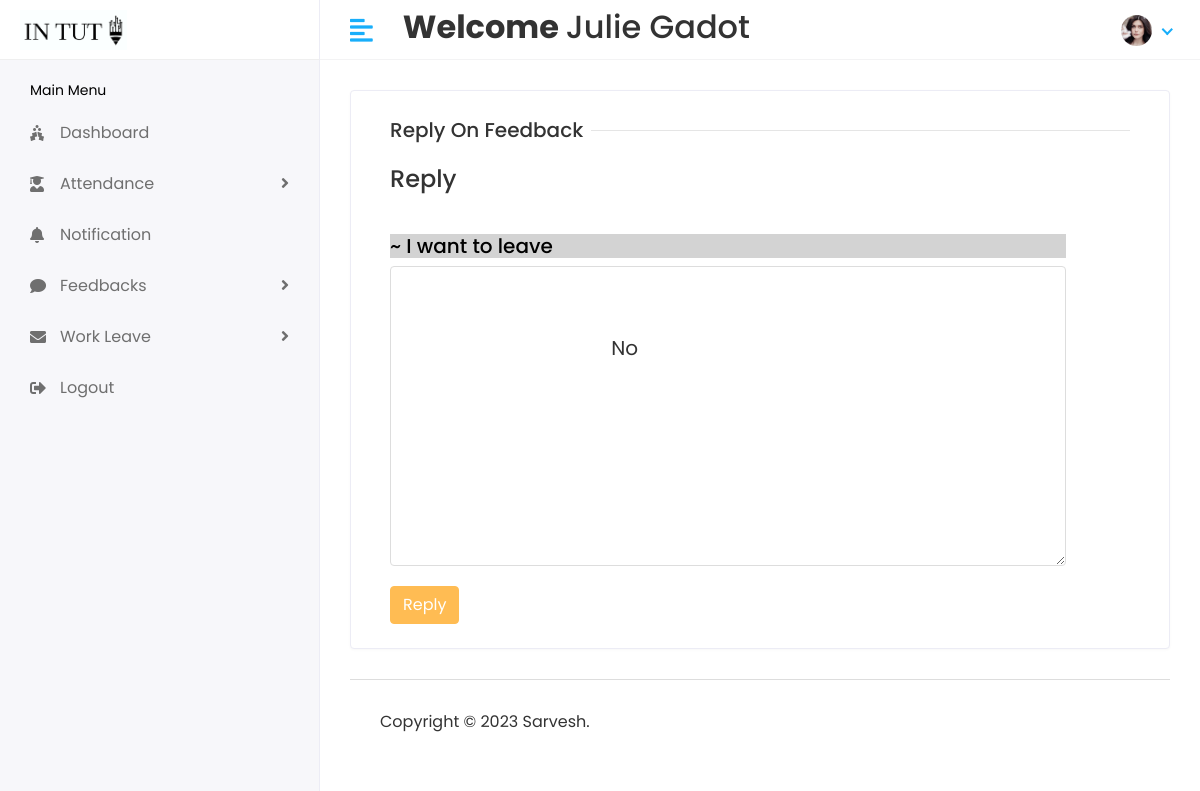
Screenshot of /Hod/sreply/2 (signed in) with the database file from the repository.
### stuapp/models.py (models this page shows, shortened)
class CustomUser(AbstractUser):
    USER={
        (1,'HOD'),(2,'STAFF'),(3,'STUDENT')
    }
    user_type=models.CharField(choices=USER,max_length=100,default=1)
    profile_pic=models.ImageField(upload_to='media/profile_pic')

class StaffFeedback(models.Model):
    staffID=models.ForeignKey(Staff,on_delete=models.CASCADE)
    feedback=models.TextField()
    feedbackreply=models.TextField()
    created_at=models.DateTimeField(auto_now_add=True)

### student/hodviews.py (the view)
# urls.py: path('Hod/sreply/<str:id>',hodviews.givesreply,name='givesreply'),
@login_required
def givesreply(request,id):
    reply=StaffFeedback.objects.get(id=id)
    return render(request,'hod/givesreply.html',{'reply':reply})

### templates/hod/givesreply.html (shortened to what this page needs)
{% extends 'base.html' %}
{% block content %}
  <div class="row">
                  <div class="col-sm-12">
                     <div class="card">
                        <div class="card-body">
                           <form method="post" action="{% url 'submitsreply'%}" >
                                 <div class="col-12">
                                    <h2 class="form-title"><span>Reply On Feedback </span></h2>
                                 </div>
                                 <div class="col-sm-11">
                                    <div class="form-group">
                                       <label><h4>Reply </h4></label><br><br>
                                       <h5 style="background-color:lightgrey;color:black" > ~
                                        {{reply.feedback}}
                                        </h5>
                                       <textarea class="form-control" name="givesreply" style="height: 300px;font-size:20px;" required>
                                        {{reply.feedbackreply}}
                                       </textarea>
                                    </div>
                                 </div>
                                 <div class="col-12">
                                    <button type="submit" class="btn btn-primary"> Reply</button>
                                 </div>
                           </form>
                        </div>
                     </div>
                  </div>
               </div>
{% endblock %}

### templates/includes/header.html (shortened to what this page needs)
{% load static %}
<div class="header" >
    <div class="header-left" style="background-color:white">
        {% if user.user_type == '1' %}
        <a href="{% url 'hodhome'%}" class="logo container" >
            <img src="{% static 'assets/img/logo1big.png'%}" width="300px" height="100px" alt="Logo">
        </a>
        {% elif user.user_type == '2' %}
        <a href="{% url 'staffhome'%}" class="logo">
            <img src="{% static 'assets/img/logo1big.png'%}" alt="Logo">
        </a>
        {% else %}
        <a href="{% url 'studenthome'%}" class="logo">
            <img src="{% static 'assets/img/logo1big.png'%}" alt="Logo">
        </a>
        {% endif %}
    </div>
    <a href="javascript:void(0);" id="toggle_btn">
        <i class="fas fa-align-left"></i>
    </a>
    <div class="top-nav-search my-2">
        <h2><strong> Welcome </strong> {{user.first_name}} {{user.last_name}} </h2>
    </div>
    <ul class="nav user-menu">
        <li class="nav-item dropdown has-arrow">
            <a href="#" class="dropdown-toggle nav-link" data-toggle="dropdown">
                {% if user.profile_pic == "" %}
                <span class="user-img"><img class="rounded-circle" src="{% static 'assets/img/noimg.jpg' %}" width="31"
                        ></span>
                {% else %}
                <span class="user-img"><img class="rounded-circle" src="/{{user.profile_pic}}" width="31"
                        alt="Ryan Taylor"></span>
                {% endif %}
            </a>
        </li>
    </ul>
</div>

### static/assets/css/style.css (style rules this page uses)
html { height: 100%; }
body { background-color: #fff; color: #333; font-family: 'Poppins', sans-serif; font-size: 1rem; height: 100%; line-height: 1.5; overflow-x: hidden; }
h1, h2, h3, h4, h5, h6 { font-family: 'Poppins', sans-serif; margin-top: 0; }
.form-control { border: 1px solid #ddd; box-shadow: none; color: #333; font-size: 15px; height: 40px; }
a { color: #009ce7; }
input, button, a { transition: all 0.4s ease; -moz-transition: all 0.4s ease; -o-transition: all 0.4s ease; -ms-transition: all 0.4s ease; -webkit-transition: all 0.4s ease; }
input, input:focus, button, button:focus { outline: none; }
textarea.form-control { resize: vertical; }
.form-group { margin-bottom: 1.25rem; }
ul, ol { padding: 0px; list-style: none; }
.btn-primary { background-color: #FFBC53; border: 1px solid #FFBC53; }
.card { border: 1px solid #ececf5; box-shadow: 0 1px 3px 0 rgba(0, 0, 0, 0.03); margin-bottom: 1.875rem; }
.card-body { padding: 1.5rem; }
.header { background-color: #fff; border-bottom: 1px solid #f3f3f4; left: 0; position: fixed; right: 0; top: 0; z-index: 1001; height: 60px; }
.header .header-left { float: left; height: 60px; padding: 0 20px; position: relative; width: 320px; z-index: 1; transition: all 0.2s ease-in-out; background-color: #f7f7fa; border-bottom: 1px solid #efefef; border-right: 1px solid #ececf5; display: flex; align-items: center; }
.header .header-left .logo { display: inline-block; line-height: 60px; }
.header .header-left .logo img { max-height: 40px; width: auto; }
.header .dropdown-toggle:after { display: none; }
.header .has-arrow .dropdown-toggle:after { border-top: 0; border-left: 0; border-bottom: 2px solid #18aefa; border-right: 2px solid #18aefa; content: ''; height: 8px; display: inline-block; pointer-events: none; -webkit-transform-origin: 66% 66%; -ms-transform-origin: 66% 66%; transform-origin: 66% 66%; -webkit-transform: rotate(45deg); -ms-transform: rotate(45deg); transform: rotate(45deg); -webkit-transition: all 0.15s ease-in-out; transition: all 0.15s ease-in-out; width: 8px; vertical-align: 0px; }
.user-menu { float: right; margin: 0; position: relative; z-index: 99; padding-right: 15px; }
.user-menu.nav > li > a { color: #a0a0a0; font-size: 14px; line-height: 58px; padding: 0 15px; height: 60px; }
.user-img { margin-right: 3px; position: relative; }
.top-nav-search { float: left; margin-left: 15px; }
.form-title { width: 100%; max-width: 100%; padding: 0; font-size: 1.25rem; font-weight: 500; line-height: inherit; color: #333; white-space: normal; position: relative; display: block; margin-bottom: 20px; }
.form-title:before { content: ""; position: absolute; left: 0px; right: 0px; height: 1px; top: 50%; background-color: rgba(0, 0, 0, 0.1); }
.form-title span { padding: 0px 0.5rem 0 0; background-color: #fff; display: inline-block; z-index: 2; position: relative; }
@media (min-width: 992px) { #toggle_btn { align-items: center; color: #18aefa; display: inline-flex; float: left; font-size: 26px; height: 60px; justify-content: center; margin-left: 15px; padding: 0 15px; } }

### rows the page displays
CustomUser: first_name "Julie", last_name "Gadot", profile_pic (picture)
StaffFeedback: feedback "I want to leave", givesreply "No"
